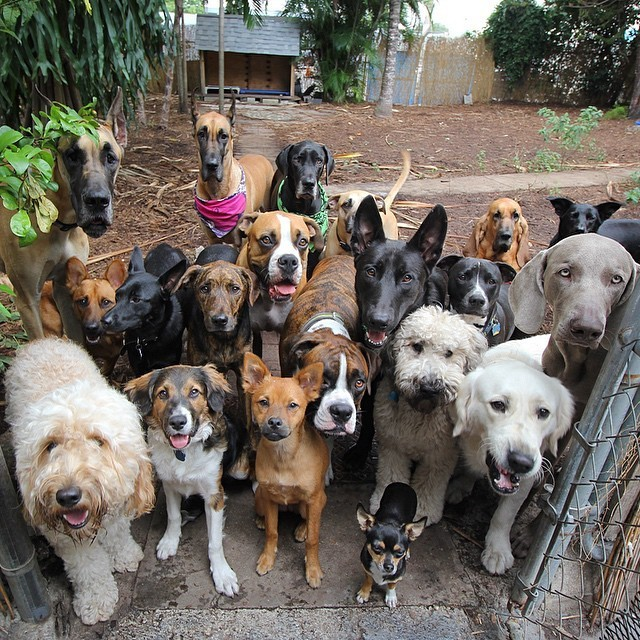
#> input picture Image_Processing/dogs.png, 640 x 640 px
$ python opencv_tutorial_02.py --image dogs.png
#> lines starting #> are read from the running program, lines starting #| are printed output that depends on the picture; after the words box and inside, x2 and y2 are one past the last pixel; in counts of white or black regions, pixels touching at a corner belong together
# Counting Objects
# import the necessary packages
import argparse
import imutils
import cv2

# construct the arguments parser and parse the arguments
ap = argparse.ArgumentParser()
ap.add_argument('-i', '--image', required=True, help='input to input image')
args = vars(ap.parse_args())

# Converting an image to grayscale
# load the input image (whose path was supplied via command line
# argument) and display the image to our screen
image = cv2.imread(args['image'])
#> image is the input picture: shape (640, 640, 3); mean B, G, R 96.8, 105.3, 111.9
cv2.imshow("Image", image)
cv2.waitKey(0)

# convert the image to grayscale
gray = cv2.cvtColor(image, cv2.COLOR_BGR2GRAY)
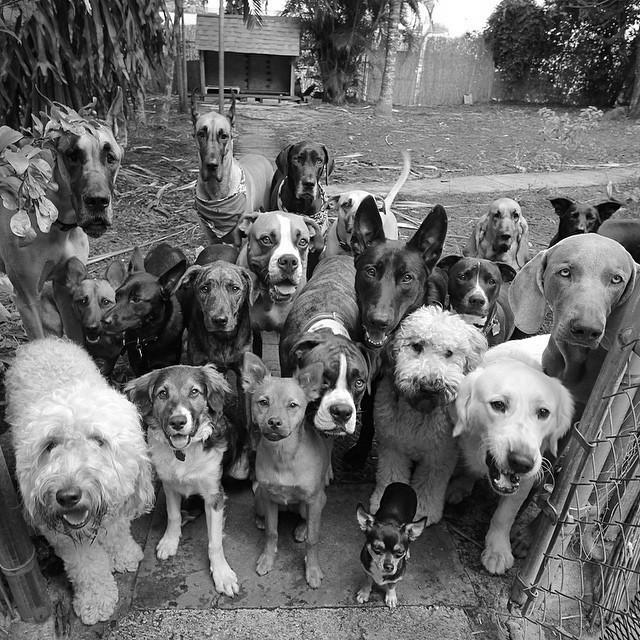
#> gray: shape (640, 640); min 0, max 255, mean 106.3
cv2.imshow("Gray", gray)
cv2.waitKey(0)

# Edge Detection
# applying edge detection we can find the outlines of objects in images
edged = cv2.Canny(gray, 30, 150)
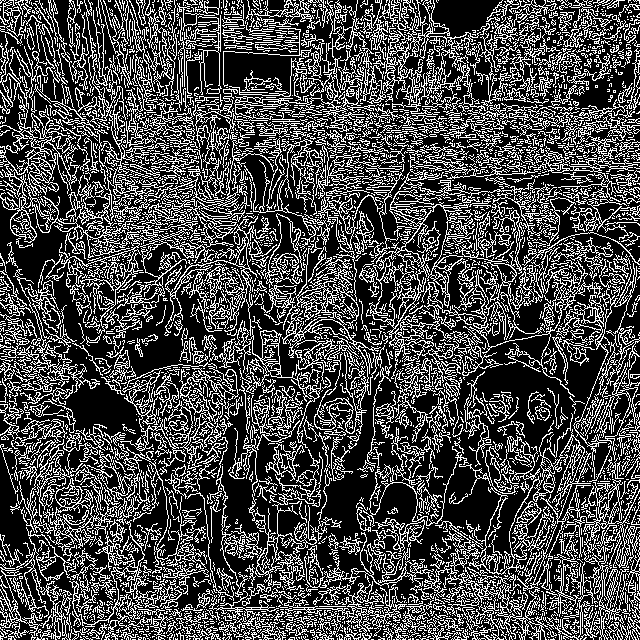
#> edged: shape (640, 640); 28.9% white in thin lines or dots
cv2.imshow("Edged", edged)
cv2.waitKey(0)

# Thresholding
# threshold the image by setting all pixel values less than 225
# to 255 (white; foreground) and all pixel values >= 255 to 0
# (black; background), thereby segmenting the image
thresh = cv2.threshold(gray, 225, 255, cv2.THRESH_BINARY_INV)[1]
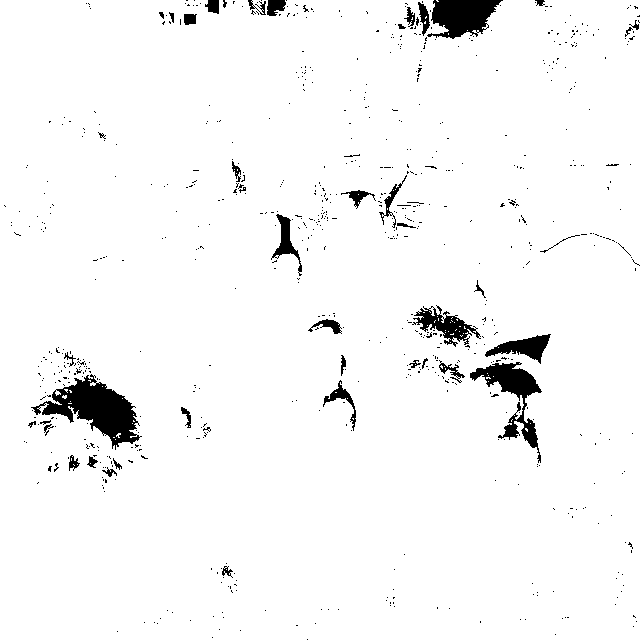
#> thresh: shape (640, 640); 96.5% white; 748 black regions (706 under 20 px)
cv2.imshow('Thresh', thresh)
cv2.waitKey(0)

# Detecting and drawing contours
# find contours (i.e. outlines) of the foreground objects in the
# thresholded image
cnts = cv2.findContours(thresh.copy(), cv2.RETR_EXTERNAL,
                        cv2.CHAIN_APPROX_SIMPLE)
#> cnts = 4 contours, 3 with area under 20; largest, box (x1, y1, x2, y2) and area: (0, 0, 640, 640) 405808
cnts = imutils.grab_contours(cnts)
output = image.copy()

# loop over the contours
for c in cnts:
    # draw each contour on the output image with a 3px thick purple
    # outline, then display the output contours one at a time
    cv2.drawContours(output, [c], -1, (240, 0, 159), 3)
    cv2.imshow("Contours", output)
    cv2.waitKey(0)
#> this loop made 4 passes
#> c on passes 1 to 3: [[448, 33], [448, 34]], [[467, 30]], [[436, 0], [437, 1], [438, 1], [437, 0]]
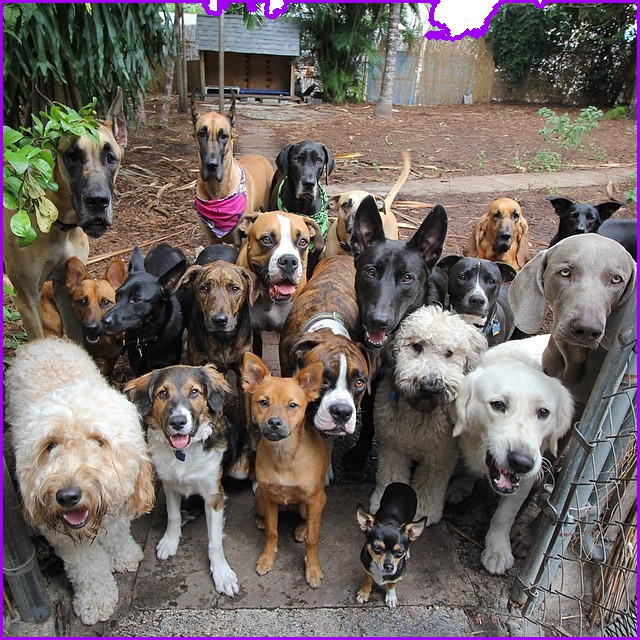
#> output: shape (640, 640, 3); 2.15% of pixels changed, all inside (x1, y1, x2, y2) = (0, 0, 640, 640)

# draw the total numbers of contour found in purple
text = f'I found {len(cnts)} objects'
#> text = 'I found 4 objects'
cv2.putText(output, text, (10, 25), cv2.FONT_HERSHEY_SIMPLEX, 0.7,
            (240, 0, 159), 2)
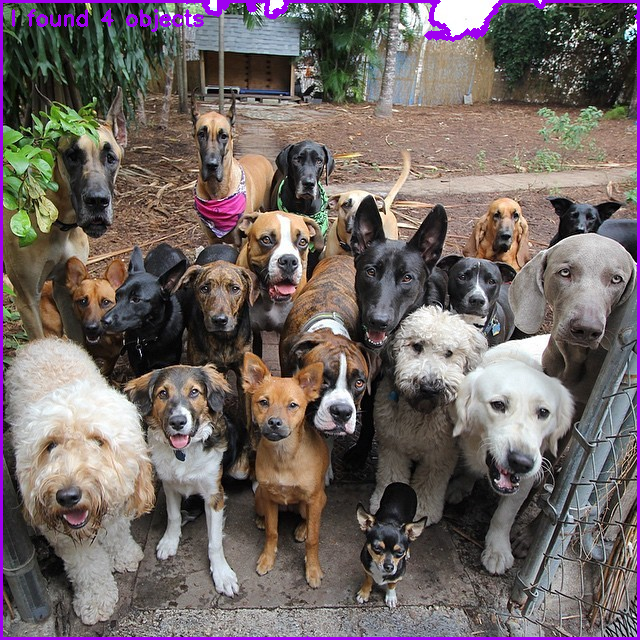
#> output: shape (640, 640, 3); 0.29% of pixels changed, all inside (x1, y1, x2, y2) = (12, 9, 204, 32)
cv2.imshow("Contours", output)
cv2.waitKey(0)

# Erosion and dilations
# we apply erosions to reduce the size of foreground objects
mask = thresh.copy()
mask = cv2.erode(mask, None, iterations=5)
#> mask: shape (640, 640); 80.8% white; 127 black regions, largest, box (x1, y1, x2, y2) and area: (397, 300, 556, 472) 12676, (23, 342, 153, 497) 11503, (255, 146, 468, 288) 9155
cv2.imshow("Eroded", mask)
cv2.waitKey(0)

# similarly, dilations can increase the size of the ground objects
mask = thresh.copy()
mask = cv2.dilate(mask, None, iterations=5)
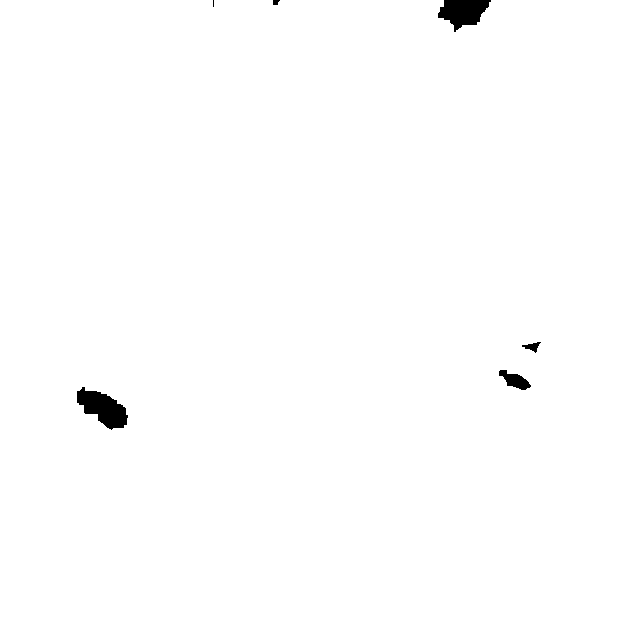
#> mask: shape (640, 640); 99.3% white; 6 black regions (1 under 20 px), largest, box (x1, y1, x2, y2) and area: (77, 387, 128, 430) 1216, (438, 0, 491, 32) 1053, (499, 370, 531, 390) 329, (522, 342, 541, 353) 96, (273, 0, 280, 5) 28
cv2.imshow("Dilated", mask)
cv2.waitKey(0)

# a typical operations we may want to apply is to make our mask and
# apply a bitwise AND to our input image, , keeping only the masked
# regions
mask = thresh.copy()
output = cv2.bitwise_and(image, image, mask=mask)
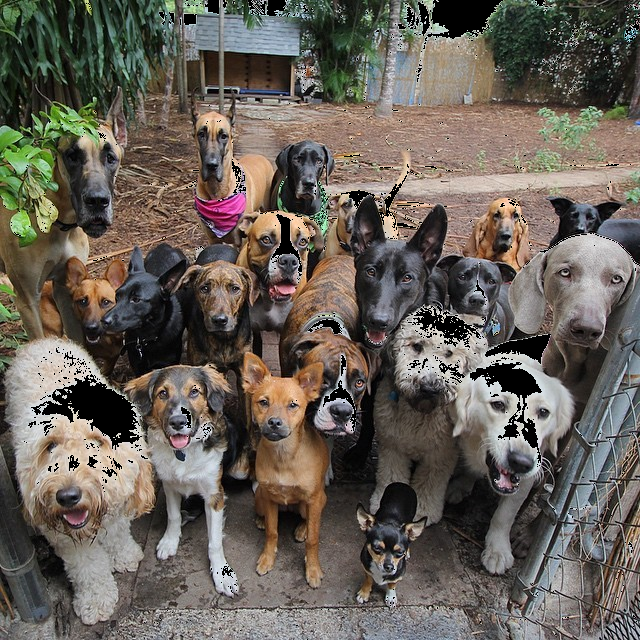
#> output: shape (640, 640, 3); mean B, G, R 88.4, 96.7, 103.4
cv2.imshow("Output", output)
cv2.waitKey(0)
